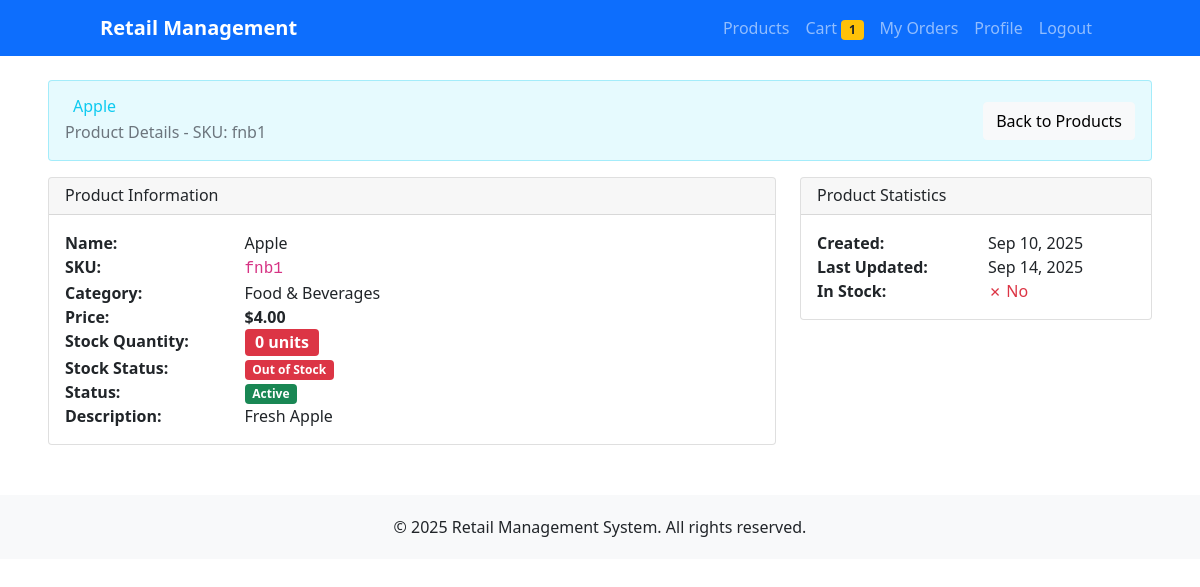
/products/1/ (signed in), run on the app's committed database.
### products/models.py (models this page shows, shortened)
class Product(models.Model):
    name = models.CharField(max_length=200)
    description = models.TextField(blank=True)
    sku = models.CharField(max_length=50, unique=True, help_text="Stock Keeping Unit")
    price = models.DecimalField(
        max_digits=10,
        decimal_places=2,
        validators=[MinValueValidator(Decimal('0.01'))]
    )
    category = models.ForeignKey(Category, on_delete=models.CASCADE, related_name='products')
    stock_quantity = models.PositiveIntegerField(default=0)
    is_active = models.BooleanField(default=True)
    created_at = models.DateTimeField(auto_now_add=True)
    updated_at = models.DateTimeField(auto_now=True)
    class Meta:
        ordering = ['name']
        indexes = [
            models.Index(fields=['sku']),
            models.Index(fields=['category']),
            models.Index(fields=['is_active']),
        ]
    @property
    def is_in_stock(self):
        return self.stock_quantity > 0
    @property
    def stock_status(self):
        if self.stock_quantity == 0:
            return "Out of Stock"
        elif self.stock_quantity <= 10:
            return "Low Stock"
        else:
            return "In Stock"

class Category(models.Model):
    name = models.CharField(max_length=100, unique=True)
    description = models.TextField(blank=True)
    created_at = models.DateTimeField(auto_now_add=True)
    updated_at = models.DateTimeField(auto_now=True)
    class Meta:
        verbose_name_plural = "Categories"
        ordering = ['name']

### products/views.py (the view)
# urls.py: path('<int:pk>/', views.product_detail, name='product_detail'),
@login_required
def product_detail(request, pk):
    product = get_object_or_404(Product, pk=pk)
    context = {
        'product': product,
    }
    return render(request, 'products/product_detail.html', context)

### accounts/context_processors.py (called while the page is built)
def user_admin_status(request):
    if request.user.is_authenticated:
        if request.user.is_superuser:
            return {'user_is_admin': True}
        if hasattr(request.user, 'profile'):
            return {'user_is_admin': request.user.profile.is_admin}
    return {'user_is_admin': False}

def cart_context(request):
    if request.user.is_authenticated:
        from cart.models import Cart
        cart = Cart(request)
        return {
            'cart_total_items': cart.get_total_items(),
            'cart_total_price': cart.get_total_price(),
        }
    return {
        'cart_total_items': 0,
        'cart_total_price': 0,
    }

### cart/models.py (called while the page is built)
    @property
    def total_price(self):
        return self.product.price * self.quantity

    def __len__(self):
        if self.user:
            return sum(item.quantity for item in CartItem.objects.filter(user=self.user))
        else:
            return sum(item['quantity'] for item in self.cart.values())

    def get_total_price(self):
        if self.user:
            return sum(item.total_price for item in CartItem.objects.filter(user=self.user))
        else:
            return sum(
                float(item['price']) * item['quantity']
                for item in self.cart.values()
            )

    def get_total_items(self):
        return self.__len__()

### templates/products/product_detail.html (shortened to what this page needs)
{% extends 'accounts/base.html' %}
{% block content %}
<div class="row">
    <div class="col-12">
        <div class="card" style="background-color: rgba(13, 202, 240, 0.1); border: 1px solid rgba(13, 202, 240, 0.3);" mb-4>
            <div class="card-body">
                <div class="d-flex justify-content-between align-items-center">
                    <div>
                        <h2 class="mb-1 text-info">
                            {{ product.name }}
                        </h2>
                        <p class="mb-0 text-muted">Product Details - SKU: {{ product.sku }}</p>
                    </div>
                    <div>
                        <a href="{% url 'products:product_list' %}" class="btn btn-light">Back to Products</a>
                    </div>
                </div>
            </div>
        </div>
    </div>
</div>
<div class="row mt-3">
    <div class="col-12">
        <div class="row">
            <div class="col-md-8">
                <div class="card">
                    <div class="card-header">
                        <h5 class="mb-0">Product Information</h5>
                    </div>
                    <div class="card-body">
                        <dl class="row">
                            <dt class="col-sm-3">Name:</dt>
                            <dd class="col-sm-9">{{ product.name }}</dd>
                            <dt class="col-sm-3">SKU:</dt>
                            <dd class="col-sm-9"><code>{{ product.sku }}</code></dd>
                            <dt class="col-sm-3">Category:</dt>
                            <dd class="col-sm-9">{{ product.category.name }}</dd>
                            <dt class="col-sm-3">Price:</dt>
                            <dd class="col-sm-9"><strong>${{ product.price }}</strong></dd>
                            <dt class="col-sm-3">Stock Quantity:</dt>
                            <dd class="col-sm-9">
                                <span class="badge {% if product.stock_quantity == 0 %}bg-danger{% elif product.stock_quantity <= 10 %}bg-warning{% else %}bg-success{% endif %} fs-6">
                                    {{ product.stock_quantity }} units
                                </span>
                            </dd>
                            <dt class="col-sm-3">Stock Status:</dt>
                            <dd class="col-sm-9">
                                <span class="badge {% if product.stock_quantity == 0 %}bg-danger{% elif product.stock_quantity <= 10 %}bg-warning{% else %}bg-success{% endif %}">
                                    {{ product.stock_status }}
                                </span>
                            </dd>
                            <dt class="col-sm-3">Status:</dt>
                            <dd class="col-sm-9">
                                {% if product.is_active %}
                                    <span class="badge bg-success">Active</span>
                                {% else %}
                                    <span class="badge bg-secondary">Inactive</span>
                                {% endif %}
                            </dd>
                            <dt class="col-sm-3">Description:</dt>
                            <dd class="col-sm-9">
                                {% if product.description %}
                                    {{ product.description|linebreaks }}
                                {% else %}
                                    <em class="text-muted">No description provided</em>
                                {% endif %}
                            </dd>
                        </dl>
                    </div>
                </div>
            </div>
            <div class="col-md-4">
                <div class="card">
                    <div class="card-header">
                        <h5 class="mb-0">Product Statistics</h5>
                    </div>
                    <div class="card-body">
                        <dl class="row">
                            <dt class="col-sm-6">Created:</dt>
                            <dd class="col-sm-6">{{ product.created_at|date:"M d, Y" }}</dd>
                            <dt class="col-sm-6">Last Updated:</dt>
                            <dd class="col-sm-6">{{ product.updated_at|date:"M d, Y" }}</dd>
                            <dt class="col-sm-6">In Stock:</dt>
                            <dd class="col-sm-6">
                                {% if product.is_in_stock %}
                                    <span class="text-success">✓ Yes</span>
                                {% else %}
                                    <span class="text-danger">✗ No</span>
                                {% endif %}
                            </dd>
                        </dl>
                    </div>
                </div>
            </div>
        </div>
    </div>
</div>
{% endblock %}

### data on the page
Product: name "Apple", sku "fnb1", category.name "Food & Beverages", price "4.00", stock_quantity "0", stock_status "Out of Stock", description "Fresh Apple", created_at "Sep 10, 2025", updated_at "Sep 14, 2025"

### other printed values
{{ cart_total_items }} "1"
